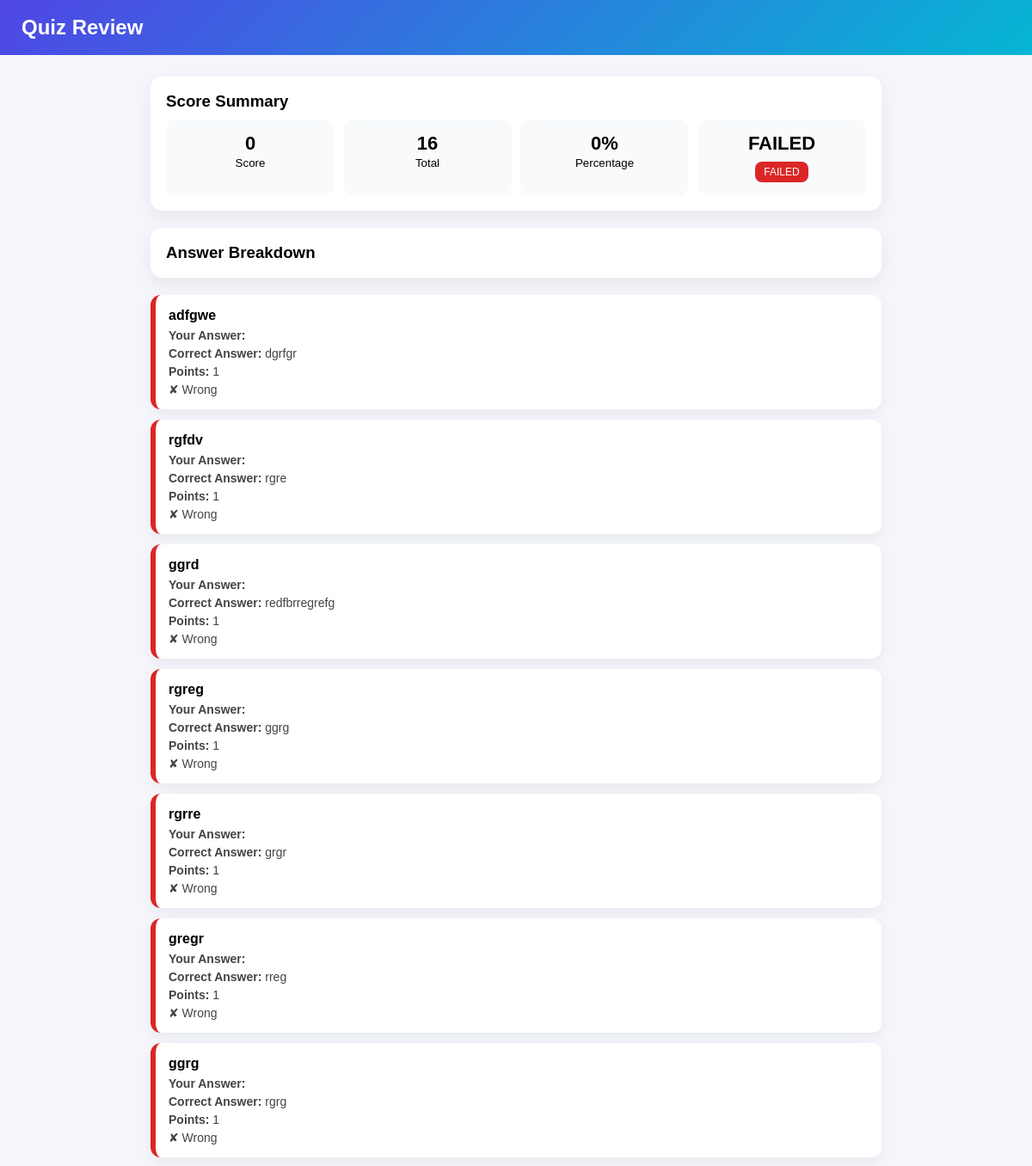
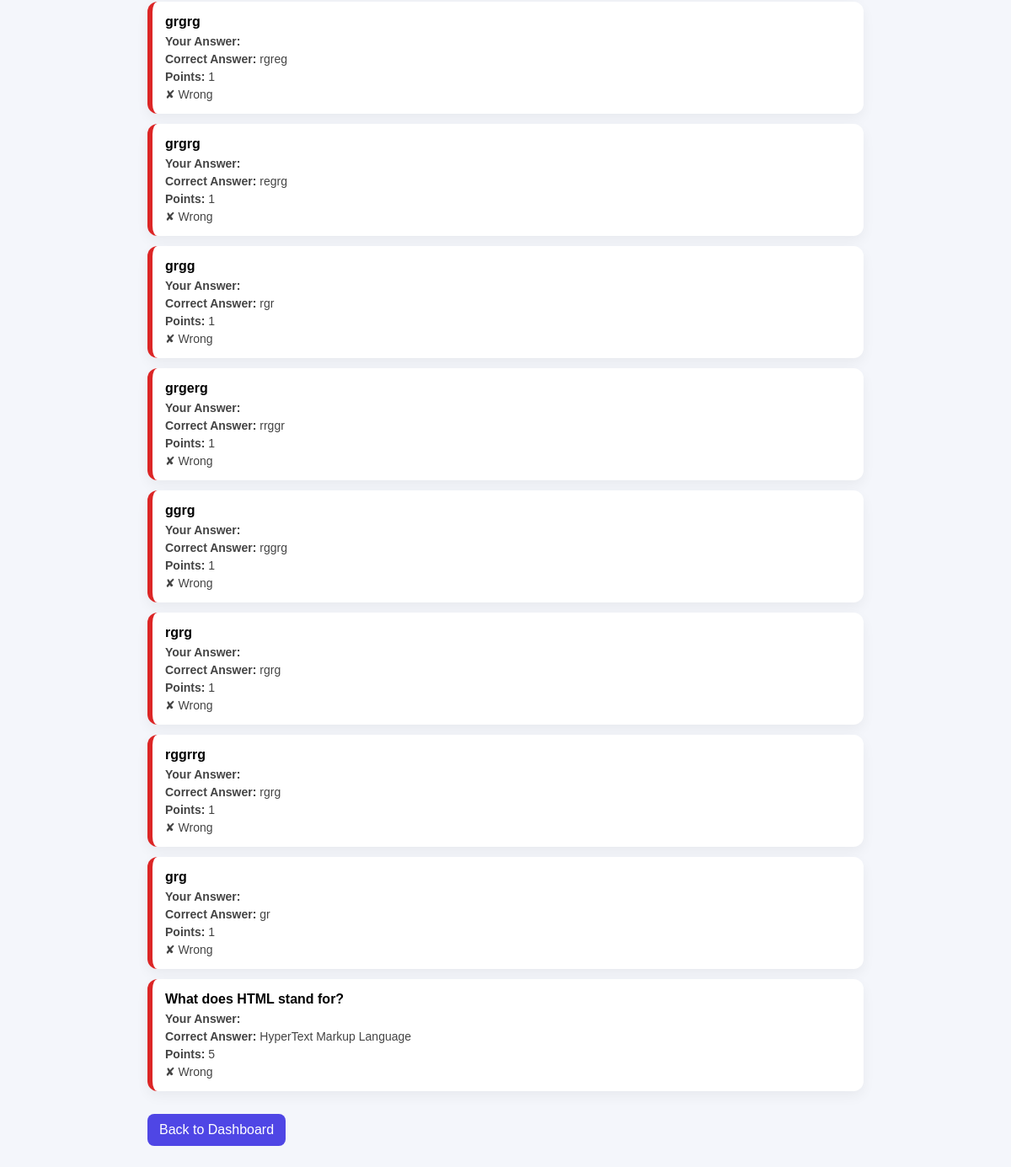
/frontend/student/student-view-attempt.php?attemptID=6 (signed in), run on the app's committed database (2 pictures, top to bottom).
### tables this page shows
CREATE TABLE `quiz_attempts` (
  `attemptID` int(11) NOT NULL,
  `studentID` int(11) NOT NULL,
  `lessonID` int(11) NOT NULL,
  `totalQuestions` int(11) NOT NULL,
  `score` int(11) NOT NULL,
  `submittedAt` timestamp NOT NULL DEFAULT current_timestamp()
);

CREATE TABLE `attempt_answers` (
  `answerID` int(11) NOT NULL,
  `attemptID` int(11) NOT NULL,
  `questionID` int(11) NOT NULL,
  `studentAnswer` text DEFAULT NULL,
  `isCorrect` tinyint(1) NOT NULL DEFAULT 0
);

CREATE TABLE `questions` (
  `questionID` int(11) NOT NULL,
  `lessonID` int(11) NOT NULL,
  `questionText` text NOT NULL,
  `questionType` enum('multiple_choice','identification','enumeration') NOT NULL DEFAULT 'multiple_choice',
  `correctAnswer` text NOT NULL,
  `points` int(11) NOT NULL DEFAULT 1,
  `date_created` timestamp NOT NULL DEFAULT current_timestamp(),
  `date_deleted` datetime DEFAULT NULL,
  `difficulty` enum('easy','medium','hard') NOT NULL DEFAULT 'easy',
  `choiceA` text DEFAULT NULL,
  `choiceB` text DEFAULT NULL,
  `choiceC` text DEFAULT NULL,
  `choiceD` text DEFAULT NULL
);

### frontend/student/student-view-attempt.php (the view, shortened to what this page needs)
<?php
require_once '../../backend/database.php';
$userID = (int) $_SESSION['userID'];
$attemptID = (int) $_GET['attemptID'];
$a = $conn->prepare("
    SELECT * FROM quiz_attempts
    WHERE attemptID = ? AND studentID = ?
");
$a->bind_param("ii", $attemptID, $userID);
$a->execute();
$attempt = $a->get_result()->fetch_assoc();
$q = $conn->prepare("
    SELECT
        aa.studentAnswer,
        aa.isCorrect,
        q.questionText,
        q.correctAnswer,
        q.points
    FROM attempt_answers aa
    LEFT JOIN questions q ON aa.questionID = q.questionID
    WHERE aa.attemptID = ?
");
$q->bind_param("i", $attemptID);
$q->execute();
$answers = $q->get_result();
$total = (int)$attempt['totalQuestions'];
$score = (int)$attempt['score'];
$percent = ($total > 0) ? round(($score / $total) * 100, 2) : 0;
$status = ($percent >= 75) ? "PASSED" : "FAILED";
?>
<!DOCTYPE html>
<html>
<head>
</head>
<body>
<div class="header">
    <h2>Quiz Review</h2>
</div>
<div class="container">
<div class="card">
    <h3>Score Summary</h3>
    <div class="grid">
        <div class="stat">
            <h3><?= $score ?></h3>
            <small>Score</small>
        </div>
        <div class="stat">
            <h3><?= $total ?></h3>
            <small>Total</small>
        </div>
        <div class="stat">
            <h3><?= $percent ?>%</h3>
            <small>Percentage</small>
        </div>
        <div class="stat">
            <h3><?= $status ?></h3>
            <span class="badge"><?= $status ?></span>
        </div>
    </div>
</div>
<div class="card">
    <h3>Answer Breakdown</h3>
</div>
<?php while ($row = $answers->fetch_assoc()): ?>
    <div class="question <?= $row['isCorrect'] ? 'correct' : 'wrong' ?>">
        <div class="title">
            <?= htmlspecialchars($row['questionText']) ?>
        </div>
        <div class="meta">
            <b>Your Answer:</b> <?= htmlspecialchars($row['studentAnswer']) ?>
        </div>
        <div class="meta">
            <b>Correct Answer:</b> <?= htmlspecialchars($row['correctAnswer']) ?>
        </div>
        <div class="meta">
            <b>Points:</b> <?= $row['points'] ?>
        </div>
        <div class="meta">
            <?= $row['isCorrect'] ? "✔ Correct" : "✘ Wrong" ?>
        </div>
    </div>
<?php endwhile; ?>
<a class="btn" href="student-dashboard.php">
    Back to Dashboard
</a>
</div>
</body>
</html>

### data on the page
quiz_attempts: score "0", totalQuestions "16", status "FAILED"
attempt_answers: questionID.questionText "adfgwe", questionID.correctAnswer "dgrfgr", questionID.points "1", isCorrect "✘ Wrong"
attempt_answers: questionID.questionText "rgfdv", questionID.correctAnswer "rgre", questionID.points "1", isCorrect "✘ Wrong"
attempt_answers: questionID.questionText "ggrd", questionID.correctAnswer "redfbrregrefg", questionID.points "1", isCorrect "✘ Wrong"
attempt_answers: questionID.questionText "rgreg", questionID.correctAnswer "ggrg", questionID.points "1", isCorrect "✘ Wrong"
attempt_answers: questionID.questionText "rgrre", questionID.correctAnswer "grgr", questionID.points "1", isCorrect "✘ Wrong"
attempt_answers: questionID.questionText "gregr", questionID.correctAnswer "rreg", questionID.points "1", isCorrect "✘ Wrong"
attempt_answers: questionID.questionText "ggrg", questionID.correctAnswer "rgrg", questionID.points "1", isCorrect "✘ Wrong"
attempt_answers: questionID.questionText "grgrg", questionID.correctAnswer "rgreg", questionID.points "1", isCorrect "✘ Wrong"
attempt_answers: questionID.questionText "grgrg", questionID.correctAnswer "regrg", questionID.points "1", isCorrect "✘ Wrong"
attempt_answers: questionID.questionText "grgg", questionID.correctAnswer "rgr", questionID.points "1", isCorrect "✘ Wrong"
attempt_answers: questionID.questionText "grgerg", questionID.correctAnswer "rrggr", questionID.points "1", isCorrect "✘ Wrong"
attempt_answers: questionID.questionText "ggrg", questionID.correctAnswer "rggrg", questionID.points "1", isCorrect "✘ Wrong"
attempt_answers: questionID.questionText "rgrg", questionID.correctAnswer "rgrg", questionID.points "1", isCorrect "✘ Wrong"
attempt_answers: questionID.questionText "rggrrg", questionID.correctAnswer "rgrg", questionID.points "1", isCorrect "✘ Wrong"
attempt_answers: questionID.questionText "grg", questionID.correctAnswer "gr", questionID.points "1", isCorrect "✘ Wrong"
attempt_answers: questionID.questionText "What does HTML stand for?", questionID.correctAnswer "HyperText Markup Language", questionID.points "5", isCorrect "✘ Wrong"
